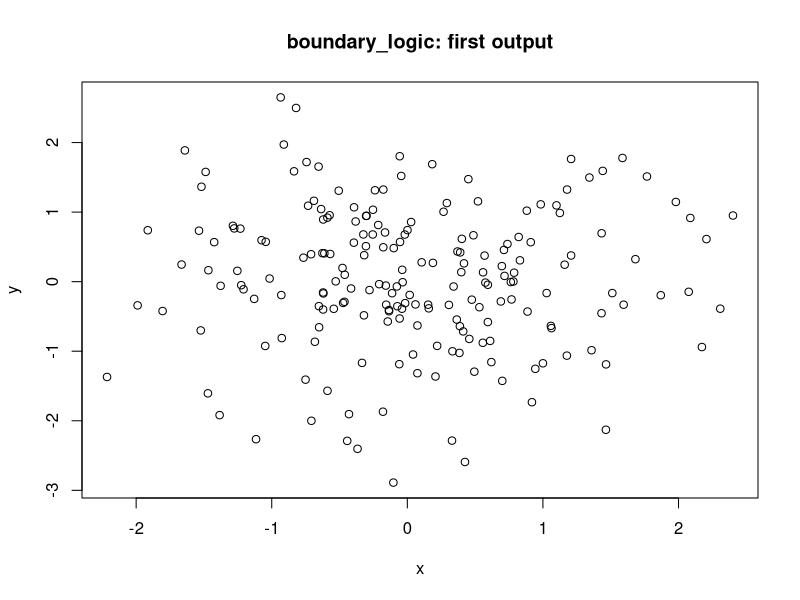

R code for this plot:
# scripts/01_hello_boundary_logic.R
# Purpose: sanity check that the repo runs and produces an output.

message("Hello from boundary_logic.")

# Minimal example dataset
set.seed(1)
df <- data.frame(
  x = rnorm(200),
  y = rnorm(200)
)
df$class <- ifelse(df$x + df$y > 0, "A", "B")

# Simple plot output (writes a file so you see reproducibility)
if (!dir.exists("outputs")) dir.create("outputs")

png(filename = "outputs/hello_scatter.png", width = 900, height = 700)
plot(df$x, df$y, main = "boundary_logic: first output",
     xlab = "x", ylab = "y")
dev.off()

message("Wrote outputs/hello_scatter.png")
